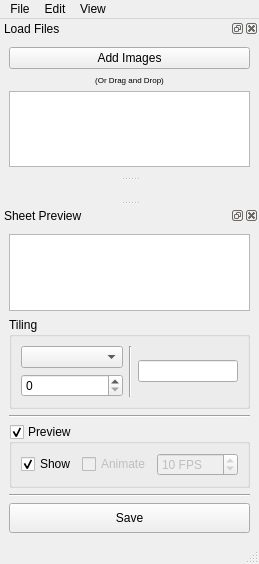
<?xml version="1.0" encoding="UTF-8"?>
<ui version="4.0">
 <class>MainWindow</class>
 <widget class="QMainWindow" name="MainWindow">
  <property name="geometry">
   <rect>
    <x>0</x>
    <y>0</y>
    <width>252</width>
    <height>564</height>
   </rect>
  </property>
  <property name="windowTitle">
   <string>Spritesheet Creator</string>
  </property>
  <property name="windowIcon">
   <iconset>
    <normaloff>C:/Users/Cs/Downloads/spritesheet-creator.ico</normaloff>C:/Users/Cs/Downloads/spritesheet-creator.ico</iconset>
  </property>
  <widget class="QWidget" name="centralwidget">
   <property name="enabled">
    <bool>true</bool>
   </property>
   <layout class="QHBoxLayout" name="horizontalLayout"/>
  </widget>
  <widget class="QMenuBar" name="menubar">
   <property name="geometry">
    <rect>
     <x>0</x>
     <y>0</y>
     <width>252</width>
     <height>23</height>
    </rect>
   </property>
   <widget class="QMenu" name="menuFile">
    <property name="title">
     <string>File</string>
    </property>
    <addaction name="actionOpen"/>
    <addaction name="separator"/>
    <addaction name="actionClear_All"/>
   </widget>
   <widget class="QMenu" name="menuEdit">
    <property name="title">
     <string>Edit</string>
    </property>
    <addaction name="actionDelete_Images_2"/>
   </widget>
   <widget class="QMenu" name="menuView">
    <property name="title">
     <string>View</string>
    </property>
    <addaction name="actionLoad_Files"/>
    <addaction name="actionSheet_Preview"/>
   </widget>
   <addaction name="menuFile"/>
   <addaction name="menuEdit"/>
   <addaction name="menuView"/>
  </widget>
  <widget class="QStatusBar" name="statusbar"/>
  <widget class="QDockWidget" name="LoadFilesDock">
   <property name="contextMenuPolicy">
    <enum>Qt::DefaultContextMenu</enum>
   </property>
   <property name="floating">
    <bool>false</bool>
   </property>
   <property name="features">
    <set>QDockWidget::AllDockWidgetFeatures</set>
   </property>
   <property name="windowTitle">
    <string>Load Files</string>
   </property>
   <attribute name="dockWidgetArea">
    <number>4</number>
   </attribute>
   <widget class="QWidget" name="LoadFiles_2">
    <layout class="QVBoxLayout" name="verticalLayout_2">
     <item>
      <layout class="QVBoxLayout" name="verticalLayout">
       <item>
        <widget class="QPushButton" name="AddImagesButton">
         <property name="text">
          <string>Add Images</string>
         </property>
        </widget>
       </item>
       <item>
        <widget class="QLabel" name="label">
         <property name="minimumSize">
          <size>
           <width>0</width>
           <height>0</height>
          </size>
         </property>
         <property name="maximumSize">
          <size>
           <width>16777215</width>
           <height>10</height>
          </size>
         </property>
         <property name="font">
          <font>
           <pointsize>6</pointsize>
          </font>
         </property>
         <property name="text">
          <string>(Or Drag and Drop)</string>
         </property>
         <property name="alignment">
          <set>Qt::AlignCenter</set>
         </property>
        </widget>
       </item>
       <item>
        <widget class="QTableWidget" name="ImageTable">
         <property name="contextMenuPolicy">
          <enum>Qt::CustomContextMenu</enum>
         </property>
         <property name="acceptDrops">
          <bool>true</bool>
         </property>
         <property name="frameShadow">
          <enum>QFrame::Sunken</enum>
         </property>
         <property name="autoScrollMargin">
          <number>2</number>
         </property>
         <property name="dragEnabled">
          <bool>false</bool>
         </property>
         <property name="dragDropOverwriteMode">
          <bool>false</bool>
         </property>
         <property name="dragDropMode">
          <enum>QAbstractItemView::DropOnly</enum>
         </property>
         <property name="alternatingRowColors">
          <bool>true</bool>
         </property>
         <property name="selectionMode">
          <enum>QAbstractItemView::SingleSelection</enum>
         </property>
         <property name="selectionBehavior">
          <enum>QAbstractItemView::SelectRows</enum>
         </property>
         <property name="sortingEnabled">
          <bool>false</bool>
         </property>
        </widget>
       </item>
      </layout>
     </item>
    </layout>
   </widget>
  </widget>
  <widget class="QDockWidget" name="ImagePreviewDock">
   <property name="windowTitle">
    <string>Sheet Preview</string>
   </property>
   <attribute name="dockWidgetArea">
    <number>8</number>
   </attribute>
   <widget class="QWidget" name="dockWidgetContents_4">
    <layout class="QVBoxLayout" name="verticalLayout_3">
     <item>
      <widget class="QGraphicsView" name="SpritesheetPreview">
       <property name="acceptDrops">
        <bool>false</bool>
       </property>
       <property name="autoFillBackground">
        <bool>false</bool>
       </property>
      </widget>
     </item>
     <item>
      <widget class="QGroupBox" name="Tiling">
       <property name="title">
        <string>Tiling</string>
       </property>
       <layout class="QVBoxLayout" name="verticalLayout_6">
        <item>
         <layout class="QHBoxLayout" name="horizontalLayout_4">
          <item>
           <layout class="QVBoxLayout" name="verticalLayout_4">
            <item>
             <widget class="QComboBox" name="TilingConstant">
              <property name="editable">
               <bool>false</bool>
              </property>
              <property name="currentText">
               <string/>
              </property>
             </widget>
            </item>
            <item>
             <widget class="QSpinBox" name="TilingNumber">
              <property name="suffix">
               <string/>
              </property>
             </widget>
            </item>
           </layout>
          </item>
          <item>
           <widget class="Line" name="line_2">
            <property name="orientation">
             <enum>Qt::Vertical</enum>
            </property>
           </widget>
          </item>
          <item>
           <widget class="QLineEdit" name="TilingOtherNumber">
            <property name="maximumSize">
             <size>
              <width>100</width>
              <height>16777215</height>
             </size>
            </property>
            <property name="baseSize">
             <size>
              <width>0</width>
              <height>0</height>
             </size>
            </property>
            <property name="inputMask">
             <string/>
            </property>
            <property name="text">
             <string/>
            </property>
            <property name="readOnly">
             <bool>true</bool>
            </property>
            <property name="clearButtonEnabled">
             <bool>false</bool>
            </property>
           </widget>
          </item>
         </layout>
        </item>
       </layout>
      </widget>
     </item>
     <item>
      <widget class="Line" name="line">
       <property name="orientation">
        <enum>Qt::Horizontal</enum>
       </property>
      </widget>
     </item>
     <item>
      <widget class="QGroupBox" name="PreviewCheckbox">
       <property name="title">
        <string>Preview</string>
       </property>
       <property name="checkable">
        <bool>true</bool>
       </property>
       <layout class="QHBoxLayout" name="horizontalLayout_3">
        <item>
         <layout class="QHBoxLayout" name="horizontalLayout_2">
          <item>
           <widget class="QCheckBox" name="ShowPreviewCheckbox">
            <property name="text">
             <string>Show</string>
            </property>
            <property name="checked">
             <bool>true</bool>
            </property>
           </widget>
          </item>
          <item>
           <widget class="QCheckBox" name="AnimateCheckbox">
            <property name="enabled">
             <bool>false</bool>
            </property>
            <property name="text">
             <string>Animate</string>
            </property>
            <property name="checked">
             <bool>false</bool>
            </property>
           </widget>
          </item>
          <item>
           <widget class="QSpinBox" name="FPSSelector">
            <property name="enabled">
             <bool>false</bool>
            </property>
            <property name="wrapping">
             <bool>false</bool>
            </property>
            <property name="showGroupSeparator" stdset="0">
             <bool>false</bool>
            </property>
            <property name="suffix">
             <string> FPS</string>
            </property>
            <property name="maximum">
             <number>1000</number>
            </property>
            <property name="value">
             <number>10</number>
            </property>
           </widget>
          </item>
         </layout>
        </item>
       </layout>
      </widget>
     </item>
     <item>
      <widget class="Line" name="line_3">
       <property name="orientation">
        <enum>Qt::Horizontal</enum>
       </property>
      </widget>
     </item>
     <item>
      <widget class="QPushButton" name="SaveSpritesheetButton">
       <property name="minimumSize">
        <size>
         <width>0</width>
         <height>30</height>
        </size>
       </property>
       <property name="text">
        <string>Save</string>
       </property>
      </widget>
     </item>
    </layout>
   </widget>
  </widget>
  <action name="actionOpen">
   <property name="text">
    <string>Add Images</string>
   </property>
  </action>
  <action name="actionDelete_Images">
   <property name="text">
    <string>Delete Images</string>
   </property>
  </action>
  <action name="actionClear_All">
   <property name="text">
    <string>Clear All</string>
   </property>
  </action>
  <action name="actionDelete_Images_2">
   <property name="text">
    <string>Delete Images</string>
   </property>
  </action>
  <action name="actionLoad_Files">
   <property name="checkable">
    <bool>true</bool>
   </property>
   <property name="checked">
    <bool>true</bool>
   </property>
   <property name="text">
    <string>Load Files</string>
   </property>
  </action>
  <action name="actionSheet_Preview">
   <property name="checkable">
    <bool>true</bool>
   </property>
   <property name="checked">
    <bool>true</bool>
   </property>
   <property name="text">
    <string>Sheet Preview</string>
   </property>
  </action>
  <action name="actionChange_Preview_Background">
   <property name="text">
    <string>Change Preview Background</string>
   </property>
  </action>
 </widget>
 <resources/>
 <connections/>
</ui>
